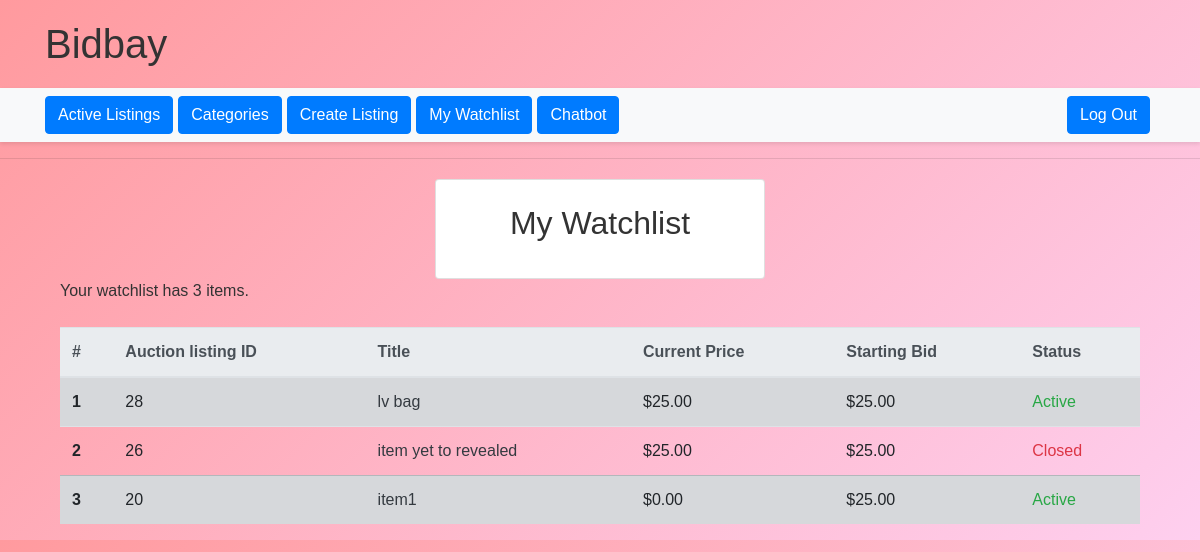
Page /watchlist (signed in) on the committed database.
### auctions/models.py (models this page shows, shortened)
class Auction(models.Model):
    title = models.CharField(max_length=64)
    description = models.TextField(max_length=512)
    starting_bid = models.DecimalField(max_digits=9, decimal_places=2, default=0.00)
    current_bid = models.DecimalField(max_digits=9, decimal_places=2, default=0.00)
    category = models.ForeignKey(Category, on_delete=models.CASCADE, related_name="auction_category", blank=True, null=True) # related_name search all the auctions with a given category
    imageURL = models.URLField(blank=True)
    seller = models.ForeignKey(User, on_delete=models.CASCADE, related_name="auction_seller")
    closed = models.BooleanField(default=False)
    creation_date = models.DateTimeField(auto_now_add=True)
    update_date = models.DateTimeField(auto_now=True, null=True)

### auctions/views.py (the view)
# urls.py: path("watchlist", views.watchlist, name="watchlist"),
@login_required(login_url="login")
def watchlist(request):
    try:
        watchlist = Watchlist.objects.get(user=request.user)
        auctions = watchlist.auctions.all().order_by('-id')
        watchingNum = watchlist.auctions.all().count()
    except ObjectDoesNotExist:
        watchlist = None
        auctions = None
        watchingNum = 0
    return render(request, "auctions/watchlist.html", {
        "watchlist": watchlist,
        "auctions": auctions,
        "watchingNum": watchingNum
    })

### auctions/templates/auctions/watchlist.html
{% extends "auctions/layout.html" %}
{% block body %}
<div class="container">
  <div class="container">
    <div class="row justify-content-center">
      <div class="col-md-4">
        <div class="card text-center">
          <div class="card-body">
            <h2 class="mt-1 mb-3">My Watchlist</h2>
          </div>
        </div>
      </div>
    </div>
  </div>
    {% if watchlist %}
    <div class="mb-4"><p>Your watchlist has {{ watchingNum }} items.</p></div>
    <table class="table table-hover">
        <thead class="thead-light">
          <tr>
            <th scope="col">#</th>
            <th scope="col">Auction listing ID</th>
            <th scope="col">Title</th>
            <th scope="col">Current Price</th>
            <th scope="col">Starting Bid</th>
            <th scope="col">Status</th>
          </tr>
        </thead>
        <tbody>
        {% for auction in auctions %}
          <tr class="{% cycle 'table-secondary' '' %}">
            <th scope="row">{{ forloop.counter }}</th>
            <td>{{ auction.id }}</td>
            <td><a href="{% url 'listing' auction.id %}" class="text-dark">{{ auction.title }}</a></td>
            <td>${{ auction.current_bid }}</td>
            <td>${{ auction.starting_bid }}</td>
            <td>
                {% if auction.closed %}
                    <span class="text-danger">Closed</span>
                {% else %}
                    <span class="text-success">Active</span>
                {% endif %}
            </td>
          </tr>
        {% endfor %}
        </tbody>
      </table>
      {% else %}
      <p>No items in your watchlist.</p>
      {% endif %}
</div>
{% endblock %}

### auctions/templates/auctions/layout.html (shortened to what this page needs)
{% load static %}
<!DOCTYPE html>
<html lang="en">
<head>
    <link rel="stylesheet" href="https://stackpath.bootstrapcdn.com/bootstrap/4.4.1/css/bootstrap.min.css">
    <link href="{% static 'auctions/styles.css' %}" rel="stylesheet">
</head>
<body>
<div class="container mt-3">
    <h1><a href="{% url 'index' %}">Bidbay</a></h1>
</div>
<nav class="navbar navbar-expand-lg navbar-light bg-light">
    <div class="container">
        <div class="collapse navbar-collapse" id="navbarNav">
            <ul class="navbar-nav mr-auto">
                <li class="nav-item">
                    <a class="btn btn-primary" href="{% url 'index' %}">Active Listings</a>
                </li>
                <li class="nav-item">
                    <a class="btn btn-primary" href="{% url 'categories' %}">Categories</a>
                </li>
                {% if user.is_authenticated %}
                <li class="nav-item">
                    <a class="btn btn-primary" href="{% url 'create' %}">Create Listing</a>
                </li>
                <li class="nav-item">
                    <a class="btn btn-primary" href="{% url 'watchlist' %}">My Watchlist</a>
                </li>
                {% endif %}
                <li class="nav-item">
                    <a class="btn btn-primary" href="{% url 'chatbot' %}">Chatbot</a>
                </li>
            </ul>
            <ul class="navbar-nav">
                {% if user.is_authenticated %}
                <li class="nav-item">
                    <a class="btn btn-primary" href="{% url 'logout' %}">Log Out</a>
                </li>
                {% endif %}
            </ul>
        </div>
    </div>
</nav>
<hr>
<div class="container">
    {% block body %}
    {% endblock %}
</div>
</body>
</html>

### auctions/static/auctions/styles.css (style rules this page uses)
body { margin: 10px; padding: 10px; }
.row { margin-top: 20px; }

### auctions/templates/auctions/layout.html (style rules this page uses)
body { background: linear-gradient(135deg, #ff9a9e 0%, #fecfef 100%); color: #333; margin: 0; padding: 0; font-family: Arial, sans-serif; }
h1 a { color: #333; text-decoration: none; }
.navbar { background: rgba(255, 255, 255, 0.9); box-shadow: 0 2px 4px rgba(0, 0, 0, 0.1); }
.navbar .btn { color: #fff; margin-right: 5px; }
.container h1 { margin: 20px 0; }

### rows in the picture
Auction: id "28", title "lv bag", current_bid "25.00", starting_bid "25.00", closed "Active"
Auction: id "26", title "item yet to revealed", current_bid "25.00", starting_bid "25.00", closed "Closed"
Auction: id "20", title "item1", current_bid "0.00", starting_bid "25.00", closed "Active"

### other values in the picture
{{ watchingNum }} "3"
